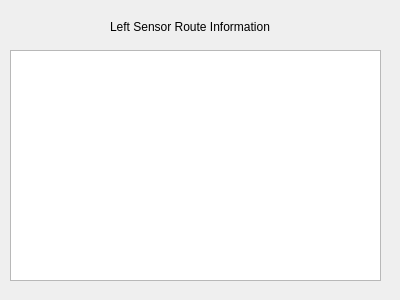
<?xml version="1.0" encoding="UTF-8"?>
<ui version="4.0">
 <class>LeftSensor</class>
 <widget class="QDialog" name="LeftSensor">
  <property name="geometry">
   <rect>
    <x>0</x>
    <y>0</y>
    <width>400</width>
    <height>300</height>
   </rect>
  </property>
  <property name="windowTitle">
   <string>Dialog</string>
  </property>
  <property name="styleSheet">
   <string notr="true">font: 10pt &quot;URW Gothic L&quot;;</string>
  </property>
  <widget class="QLabel" name="label">
   <property name="geometry">
    <rect>
     <x>110</x>
     <y>17</y>
     <width>211</width>
     <height>20</height>
    </rect>
   </property>
   <property name="text">
    <string>Left Sensor Route Information</string>
   </property>
  </widget>
  <widget class="QGraphicsView" name="graphicsView">
   <property name="geometry">
    <rect>
     <x>10</x>
     <y>50</y>
     <width>371</width>
     <height>231</height>
    </rect>
   </property>
  </widget>
 </widget>
 <resources/>
 <connections/>
</ui>
